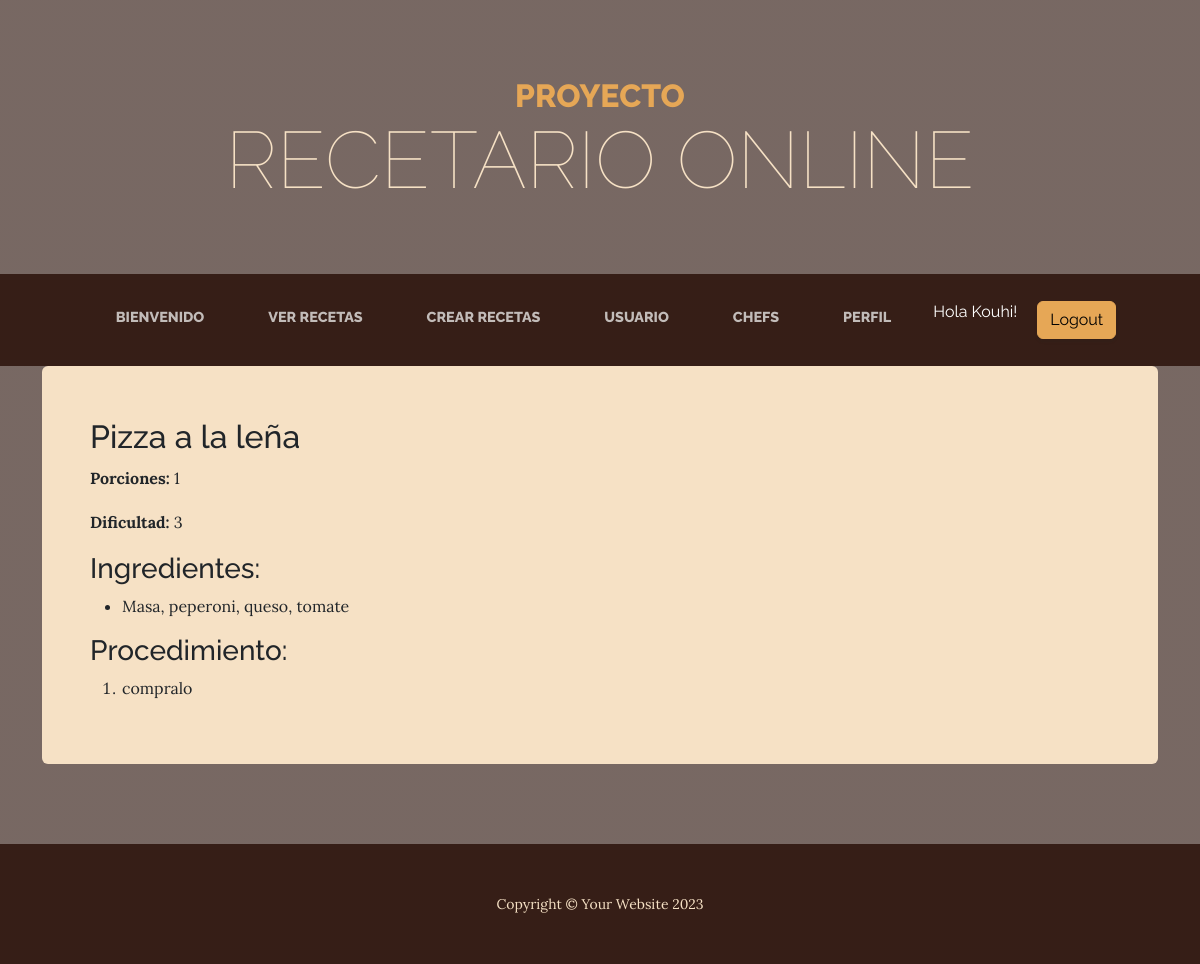
The page /aplicacion/mostrar_receta/9/ (signed in) on the database its author committed.
### aplicacion/models.py (models this page shows, shortened)
class Recetas(models.Model):
    nombre = models.CharField(max_length=60)
    dificultad = models.IntegerField()
    porciones = models.IntegerField()
    ingredientes = models.CharField(max_length=500)
    procedimiento = models.CharField(max_length=500)
    usuario = models.ForeignKey(User, on_delete=models.CASCADE, default=1)

### aplicacion/views.py (the view)
# urls.py: path('mostrar_receta/<int:receta_id>/', views.mostrar_receta, name='mostrar_receta'),
@login_required
def mostrar_receta(request, receta_id):
    receta = get_object_or_404(Recetas, id=receta_id)
    ingredientes_lista = receta.ingredientes.split('\n')
    procedimiento_lista = receta.procedimiento.split('\n')
    return render(request, "aplicacion/mostrar_receta.html", {
        'receta': receta,
        'ingredientes_lista': ingredientes_lista,
        'procedimiento_lista': procedimiento_lista
    })

### aplicacion/templates/aplicacion/mostrar_receta.html
{% extends 'aplicacion/home2.html' %}
{% block lista %}
    <h2>{{ receta.nombre }}</h2>
    <p><strong>Porciones:</strong> {{ receta.porciones }}</p>
    <p><strong>Dificultad:</strong> {{ receta.dificultad }}</p>
    <h3>Ingredientes:</h3>
    <ul>
        {% for ingrediente in ingredientes_lista %}
            <li>{{ ingrediente }}</li>
        {% endfor %}
    </ul>
    <h3>Procedimiento:</h3>
    <ol>
        {% for paso in procedimiento_lista %}
            <li>{{ paso }}</li>
        {% endfor %}
    </ol>
    {% endblock lista %}

### aplicacion/templates/aplicacion/home2.html (shortened to what this page needs)
<!DOCTYPE html>
<html lang="en">
    {% load static %}
    <head>
        <link href="{% static 'css/styles.css' %}" rel="stylesheet" />
        <link rel="stylesheet" href="https://cdnjs.cloudflare.com/ajax/libs/font-awesome/6.4.0/css/all.min.css">
    </head>
    <body>
        <header>
            <h1 class="site-heading text-center text-faded d-none d-lg-block">
                <span class="site-heading-upper text-primary mb-3">Proyecto</span>
                <span class="site-heading-lower">Recetario Online</span>
            </h1>
        </header>
        <nav class="navbar navbar-expand-lg navbar-dark py-lg-4" id="mainNav">
            <div class="container">
                <div class="collapse navbar-collapse" id="navbarSupportedContent">
                    <ul class="navbar-nav mx-auto">
                        {% if user.is_authenticated %}
                            <li class="nav-item px-lg-4"><a class="nav-link text-uppercase" href="{% url 'bienvenido' %}">Bienvenido</a></li>
                            <li class="nav-item px-lg-4"><a class="nav-link text-uppercase" href="{% url 'ver_recetas' %}">Ver Recetas</a></li>
                            <li class="nav-item px-lg-4"><a class="nav-link text-uppercase" href="{% url 'crear_recetas' %}">Crear Recetas</a></li>
                            <li class="nav-item px-lg-4"><a class="nav-link text-uppercase" href="{% url 'usuario' %}">Usuario</a></li>
                            <li class="nav-item px-lg-4"><a class="nav-link text-uppercase" href="{% url 'chefs' %}">Chefs</a></li>
                            <li class="nav-item px-lg-4"><a class="nav-link text-uppercase" href="{% url 'edit_perfil' %}">Perfil</a></li>
                            <div class="navbar-nav ml-auto" style="display: flex; align-items: center;">
                                <p style="color: white; margin-left: 10px; margin-right: 10px;">Hola {{ user.username }}!</p>
                                <a class="btn btn-primary logout-link" href="{% url 'logout' %}" style="margin-left: 10px;">Logout</a>
                            </div>
                    </ul>
                </div>
            </div>
        </nav>
        <section class="page-section about-heading">
            <div class="container">
                <div class="about-heading-content">
                    <div class="row">
                        <div class="col-xl-20 col-lg-20 mx-auto">
                            <div class="bg-faded rounded p-5">
                                <h2 class="section-heading mb-1">
                                    {%block lista%}
                                    {%endblock lista%}
                                {% endif %}
                                </h2>
                            </div>
                        </div>
                    </div>
                </div>
            </div>
        </section>
        <footer class="footer text-faded text-center py-5">
            <div class="container"><p class="m-0 small">Copyright &copy; Your Website 2023</p></div>
        </footer>
    </body>
</html>

### rows shown on the page
Recetas: nombre "Pizza a la leña", porciones "1", dificultad "3", ingredientes_lista "Masa, peperoni, queso, tomate", procedimiento_lista "compralo"

### other values the page prints
{{ user.username }} "Kouhi"
